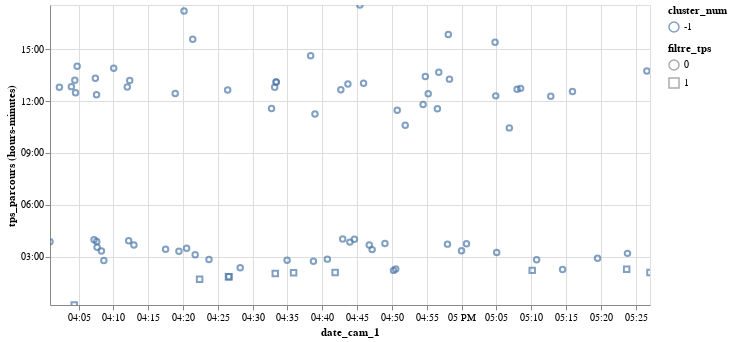

The notebook cell this image was saved under:
### Markdown cell above
# VERIF AFFECTATION CLUSTER

### Code cell
#test cluster
od='A63-A10'
date_debut='2019-02-06 16:00:00'
datefin='2019-02-06 17:30:00'
delai=700
coeff=15
df_pl_ok=df_transit_avec_filtre.loc[(df_transit_avec_filtre['o_d']==od) &
                                   (df_transit_avec_filtre['date_cam_1'].between(pd.to_datetime(date_debut),pd.to_datetime(datefin)))]
donnees_src=df_pl_ok.loc[:,['date_cam_1','tps_parcours']].copy() #isoler les données necessaires
liste_valeur=donnees_src.tps_parcours.apply(lambda x : ((pd.to_datetime('2018-01-01')+x)-pd.Timestamp("1970-01-01")) // pd.Timedelta('1s')).tolist()#convertir les temps en integer
liste_date=donnees_src.date_cam_1.apply(lambda x :(x - pd.Timestamp("1970-01-01")) // pd.Timedelta('1s')).tolist()
liste=[[liste_date[i],liste_valeur[i]] for i in range(len(liste_valeur))]
if len(liste_valeur)<5 : #si il n'y a pas bcp de pl on arrete ; pourraitfair l'objet d'un parametre
    raise ClusterError()
#faire tourner la clusterisation et recupérer le label (i.e l'identifiant cluster) et le nombre de cluster
clustering=DBSCAN(eps=delai, min_samples=len(liste_valeur)/coeff).fit(liste)

labels = clustering.labels_
n_clusters_ = len(set(labels)) - (1 if -1 in labels else 0)
# A AMELIORER EN CREANT UNE ERREUR PERSONALISEE SI ON OBTIENT  CLUSTER
if n_clusters_== 0 :
    print('vlaueError')
#mettre en forme au format pandas
results = pd.DataFrame(pd.DataFrame([donnees_src.index,labels]).T)
results.columns = ['index_base', 'cluster_num']
results = pd.merge(results,df_pl_ok, left_on='index_base', right_index=True )
graph_results=results[['date_cam_1','tps_parcours','filtre_tps','cluster_num']].copy()
graph_results.tps_parcours=pd.to_datetime('2018-01-01')+graph_results.tps_parcours
alt.Chart(graph_results).mark_point().encode(
                                x='date_cam_1',
                                y='hoursminutes(tps_parcours)',
                                tooltip='hoursminutes(tps_parcours)',
                                color='cluster_num:N',
                                shape='filtre_tps:N').interactive().properties(width=600)

### Figure 1 — Vega-Lite specification as saved in the notebook (floating-point values rounded to 4 significant figures)
{"$schema": "https://vega.github.io/schema/vega-lite/v2.6.0.json", "config": {"view": {"height": 300, "width": 400}}, "data": {"name": "data-7bf473cd789e39a903521a7d44371b26"}, "datasets": {"data-7bf473cd789e39a903521a7d44371b26": [{"cluster_num": -1, "date_cam_1": "2019-02-06T16:03:58", "filtre_tps": 0, "tps_parcours": "2018-01-01T12:50:57"}, {"cluster_num": -1, "date_cam_1": "2019-02-06T16:04:28", "filtre_tps": 0, "tps_parcours": "2018-01-01T13:12:33"}, {"cluster_num": -1, "date_cam_1": "2019-02-06T16:04:34", "filtre_tps": 0, "tps_parcours": "2018-01-01T12:29:43"}, {"cluster_num": -1, "date_cam_1": "2019-02-06T16:07:14", "filtre_tps": 0, "tps_parcours": "2018-01-01T03:59:02"}, {"cluster_num": -1, "date_cam_1": "2019-02-06T16:07:35", "filtre_tps": 0, "tps_parcours": "2018-01-01T12:22:37"}, {"cluster_num": -1, "date_cam_1": "2019-02-06T16:07:40", "filtre_tps": 0, "tps_parcours": "2018-01-01T03:33:30"}, {"cluster_num": -1, "date_cam_1": "2019-02-06T16:08:17", "filtre_tps": 0, "tps_parcours": "2018-01-01T03:20:27"}, {"cluster_num": -1, "date_cam_1": "2019-02-06T16:12:12", "filtre_tps": 0, "tps_parcours": "2018-01-01T03:56:03"}, {"cluster_num": -1, "date_cam_1": "2019-02-06T16:12:21", "filtre_tps": 0, "tps_parcours": "2018-01-01T13:11:31"}, {"cluster_num": -1, "date_cam_1": "2019-02-06T16:12:57", "filtre_tps": 0, "tps_parcours": "2018-01-01T03:41:43"}, {"cluster_num": -1, "date_cam_1": "2019-02-06T16:17:30", "filtre_tps": 0, "tps_parcours": "2018-01-01T03:26:43"}, {"cluster_num": -1, "date_cam_1": "2019-02-06T16:18:53", "filtre_tps": 0, "tps_parcours": "2018-01-01T12:26:08"}, {"cluster_num": -1, "date_cam_1": "2019-02-06T16:20:31", "filtre_tps": 0, "tps_parcours": "2018-01-01T03:30:28"}, {"cluster_num": -1, "date_cam_1": "2019-02-06T16:21:45", "filtre_tps": 0, "tps_parcours": "2018-01-01T03:07:33"}, {"cluster_num": -1, "date_cam_1": "2019-02-06T16:33:10", "filtre_tps": 0, "tps_parcours": "2018-01-01T12:48:13"}, {"cluster_num": -1, "date_cam_1": "2019-02-06T16:33:23", "filtre_tps": 0, "tps_parcours": "2018-01-01T13:06:29"}, {"cluster_num": -1, "date_cam_1": "2019-02-06T16:38:20", "filtre_tps": 0, "tps_parcours": "2018-01-01T14:37:35"}, {"cluster_num": -1, "date_cam_1": "2019-02-06T16:38:44", "filtre_tps": 0, "tps_parcours": "2018-01-01T02:45:52"}, {"cluster_num": -1, "date_cam_1": "2019-02-06T16:42:40", "filtre_tps": 0, "tps_parcours": "2018-01-01T12:39:23"}, {"cluster_num": -1, "date_cam_1": "2019-02-06T16:42:56", "filtre_tps": 0, "tps_parcours": "2018-01-01T04:02:41"}, {"cluster_num": -1, "date_cam_1": "2019-02-06T16:43:41", "filtre_tps": 0, "tps_parcours": "2018-01-01T12:59:33"}, {"cluster_num": -1, "date_cam_1": "2019-02-06T16:43:58", "filtre_tps": 0, "tps_parcours": "2018-01-01T03:51:12"}, {"cluster_num": -1, "date_cam_1": "2019-02-06T16:44:37", "filtre_tps": 0, "tps_parcours": "2018-01-01T04:01:21"}, {"cluster_num": -1, "date_cam_1": "2019-02-06T16:49:00", "filtre_tps": 0, "tps_parcours": "2018-01-01T03:46:15"}, {"cluster_num": -1, "date_cam_1": "2019-02-06T16:51:55", "filtre_tps": 0, "tps_parcours": "2018-01-01T10:36:00"}, {"cluster_num": -1, "date_cam_1": "2019-02-06T16:54:29", "filtre_tps": 0, "tps_parcours": "2018-01-01T11:48:15"}, {"cluster_num": -1, "date_cam_1": "2019-02-06T16:56:32", "filtre_tps": 0, "tps_parcours": "2018-01-01T11:33:13"}, {"cluster_num": -1, "date_cam_1": "2019-02-06T16:56:44", "filtre_tps": 0, "tps_parcours": "2018-01-01T13:40:36"}, {"cluster_num": -1, "date_cam_1": "2019-02-06T16:58:16", "filtre_tps": 0, "tps_parcours": "2018-01-01T13:16:50"}, {"cluster_num": -1, "date_cam_1": "2019-02-06T17:00:00", "filtre_tps": 0, "tps_parcours": "2018-01-01T03:21:16"}, {"cluster_num": -1, "date_cam_1": "2019-02-06T17:04:55", "filtre_tps": 0, "tps_parcours": "2018-01-01T12:18:43"}, {"cluster_num": -1, "date_cam_1": "2019-02-06T17:05:03", "filtre_tps": 0, "tps_parcours": "2018-01-01T03:15:34"}, {"cluster_num": -1, "date_cam_1": "2019-02-06T17:06:52", "filtre_tps": 0, "tps_parcours": "2018-01-01T10:27:24"}, {"cluster_num": -1, "date_cam_1": "2019-02-06T17:07:59", "filtre_tps": 0, "tps_parcours": "2018-01-01T12:41:58"}, {"cluster_num": -1, "date_cam_1": "2019-02-06T17:08:29", "filtre_tps": 0, "tps_parcours": "2018-01-01T12:44:28"}, {"cluster_num": -1, "date_cam_1": "2019-02-06T17:12:49", "filtre_tps": 0, "tps_parcours": "2018-01-01T12:17:33"}, {"cluster_num": -1, "date_cam_1": "2019-02-06T17:15:56", "filtre_tps": 0, "tps_parcours": "2018-01-01T12:33:20"}, {"cluster_num": -1, "date_cam_1": "2019-02-06T17:19:32", "filtre_tps": 0, "tps_parcours": "2018-01-01T02:55:22"}, {"cluster_num": -1, "date_cam_1": "2019-02-06T17:23:50", "filtre_tps": 0, "tps_parcours": "2018-01-01T03:12:07"}, {"cluster_num": -1, "date_cam_1": "2019-02-06T16:00:54", "filtre_tps": 0, "tps_parcours": "2018-01-01T03:52:01"}, {"cluster_num": -1, "date_cam_1": "2019-02-06T16:07:37", "filtre_tps": 0, "tps_parcours": "2018-01-01T03:53:03"}, {"cluster_num": -1, "date_cam_1": "2019-02-06T16:08:38", "filtre_tps": 0, "tps_parcours": "2018-01-01T02:47:16"}, {"cluster_num": -1, "date_cam_1": "2019-02-06T16:21:24", "filtre_tps": 0, "tps_parcours": "2018-01-01T15:34:10"}, {"cluster_num": -1, "date_cam_1": "2019-02-06T16:34:57", "filtre_tps": 0, "tps_parcours": "2018-01-01T02:48:25"}, {"cluster_num": -1, "date_cam_1": "2019-02-06T16:45:56", "filtre_tps": 0, "tps_parcours": "2018-01-01T13:02:33"}, {"cluster_num": -1, "date_cam_1": "2019-02-06T16:47:10", "filtre_tps": 0, "tps_parcours": "2018-01-01T03:25:43"}, {"cluster_num": -1, "date_cam_1": "2019-02-06T17:10:47", "filtre_tps": 0, "tps_parcours": "2018-01-01T02:50:14"}, {"cluster_num": -1, "date_cam_1": "2019-02-06T16:12:00", "filtre_tps": 0, "tps_parcours": "2018-01-01T12:49:07"}, {"cluster_num": -1, "date_cam_1": "2019-02-06T16:19:25", "filtre_tps": 0, "tps_parcours": "2018-01-01T03:19:59"}, {"cluster_num": -1, "date_cam_1": "2019-02-06T16:33:23", "filtre_tps": 0, "tps_parcours": "2018-01-01T13:06:29"}, {"cluster_num": -1, "date_cam_1": "2019-02-06T16:46:45", "filtre_tps": 0, "tps_parcours": "2018-01-01T03:41:09"}, {"cluster_num": -1, "date_cam_1": "2019-02-06T16:50:46", "filtre_tps": 0, "tps_parcours": "2018-01-01T11:28:25"}, {"cluster_num": -1, "date_cam_1": "2019-02-06T16:55:13", "filtre_tps": 0, "tps_parcours": "2018-01-01T12:25:15"}, {"cluster_num": -1, "date_cam_1": "2019-02-06T16:02:15", "filtre_tps": 0, "tps_parcours": "2018-01-01T12:48:16"}, {"cluster_num": -1, "date_cam_1": "2019-02-06T16:04:48", "filtre_tps": 0, "tps_parcours": "2018-01-01T14:01:05"}, {"cluster_num": -1, "date_cam_1": "2019-02-06T16:07:25", "filtre_tps": 0, "tps_parcours": "2018-01-01T13:19:59"}, {"cluster_num": -1, "date_cam_1": "2019-02-06T16:10:03", "filtre_tps": 0, "tps_parcours": "2018-01-01T13:54:53"}, {"cluster_num": -1, "date_cam_1": "2019-02-06T16:22:23", "filtre_tps": 1, "tps_parcours": "2018-01-01T01:42:10"}, {"cluster_num": -1, "date_cam_1": "2019-02-06T16:23:44", "filtre_tps": 0, "tps_parcours": "2018-01-01T02:51:19"}, {"cluster_num": -1, "date_cam_1": "2019-02-06T16:26:32", "filtre_tps": 1, "tps_parcours": "2018-01-01T01:51:34"}, {"cluster_num": -1, "date_cam_1": "2019-02-06T16:26:37", "filtre_tps": 1, "tps_parcours": "2018-01-01T01:51:35"}, {"cluster_num": -1, "date_cam_1": "2019-02-06T16:28:13", "filtre_tps": 0, "tps_parcours": "2018-01-01T02:22:06"}, {"cluster_num": -1, "date_cam_1": "2019-02-06T16:33:15", "filtre_tps": 1, "tps_parcours": "2018-01-01T02:02:27"}, {"cluster_num": -1, "date_cam_1": "2019-02-06T16:38:57", "filtre_tps": 0, "tps_parcours": "2018-01-01T11:15:52"}, {"cluster_num": -1, "date_cam_1": "2019-02-06T16:40:44", "filtre_tps": 0, "tps_parcours": "2018-01-01T02:52:51"}, {"cluster_num": -1, "date_cam_1": "2019-02-06T16:41:51", "filtre_tps": 1, "tps_parcours": "2018-01-01T02:06:51"}, {"cluster_num": -1, "date_cam_1": "2019-02-06T16:45:24", "filtre_tps": 0, "tps_parcours": "2018-01-01T17:33:09"}, {"cluster_num": -1, "date_cam_1": "2019-02-06T16:50:14", "filtre_tps": 0, "tps_parcours": "2018-01-01T02:13:01"}, {"cluster_num": -1, "date_cam_1": "2019-02-06T16:50:33", "filtre_tps": 0, "tps_parcours": "2018-01-01T02:18:20"}, {"cluster_num": -1, "date_cam_1": "2019-02-06T16:57:59", "filtre_tps": 0, "tps_parcours": "2018-01-01T03:44:52"}, {"cluster_num": -1, "date_cam_1": "2019-02-06T17:00:43", "filtre_tps": 0, "tps_parcours": "2018-01-01T03:45:11"}, {"cluster_num": -1, "date_cam_1": "2019-02-06T17:04:49", "filtre_tps": 0, "tps_parcours": "2018-01-01T15:24:32"}, {"cluster_num": -1, "date_cam_1": "2019-02-06T17:10:09", "filtre_tps": 1, "tps_parcours": "2018-01-01T02:13:24"}, {"cluster_num": -1, "date_cam_1": "2019-02-06T17:14:31", "filtre_tps": 0, "tps_parcours": "2018-01-01T02:16:27"}, {"cluster_num": -1, "date_cam_1": "2019-02-06T17:23:43", "filtre_tps": 1, "tps_parcours": "2018-01-01T02:17:48"}, {"cluster_num": -1, "date_cam_1": "2019-02-06T17:26:37", "filtre_tps": 0, "tps_parcours": "2018-01-01T13:44:58"}, {"cluster_num": -1, "date_cam_1": "2019-02-06T17:27:04", "filtre_tps": 1, "tps_parcours": "2018-01-01T02:06:50"}, {"cluster_num": -1, "date_cam_1": "2019-02-06T16:04:23", "filtre_tps": 1, "tps_parcours": "2018-01-01T00:13:27"}, {"cluster_num": -1, "date_cam_1": "2019-02-06T16:20:09", "filtre_tps": 0, "tps_parcours": "2018-01-01T17:12:03"}, {"cluster_num": -1, "date_cam_1": "2019-02-06T16:54:48", "filtre_tps": 0, "tps_parcours": "2018-01-01T13:25:37"}, {"cluster_num": -1, "date_cam_1": "2019-02-06T16:58:06", "filtre_tps": 0, "tps_parcours": "2018-01-01T15:51:19"}, {"cluster_num": -1, "date_cam_1": "2019-02-06T16:32:43", "filtre_tps": 0, "tps_parcours": "2018-01-01T11:34:20"}, {"cluster_num": -1, "date_cam_1": "2019-02-06T16:26:25", "filtre_tps": 0, "tps_parcours": "2018-01-01T12:38:40"}, {"cluster_num": -1, "date_cam_1": "2019-02-06T16:35:53", "filtre_tps": 1, "tps_parcours": "2018-01-01T02:05:42"}]}, "encoding": {"color": {"field": "cluster_num", "type": "nominal"}, "shape": {"field": "filtre_tps", "type": "nominal"}, "tooltip": {"field": "tps_parcours", "timeUnit": "hoursminutes", "type": "temporal"}, "x": {"field": "date_cam_1", "type": "temporal"}, "y": {"field": "tps_parcours", "timeUnit": "hoursminutes", "type": "temporal"}}, "mark": "point", "selection": {"selector442": {"bind": "scales", "encodings": ["x", "y"], "mark": {"fill": "#333", "fillOpacity": 0.125, "stroke": "white"}, "on": "[mousedown, window:mouseup] > window:mousemove!", "resolve": "global", "translate": "[mousedown, window:mouseup] > window:mousemove!", "type": "interval", "zoom": "wheel!"}}, "width": 600}
